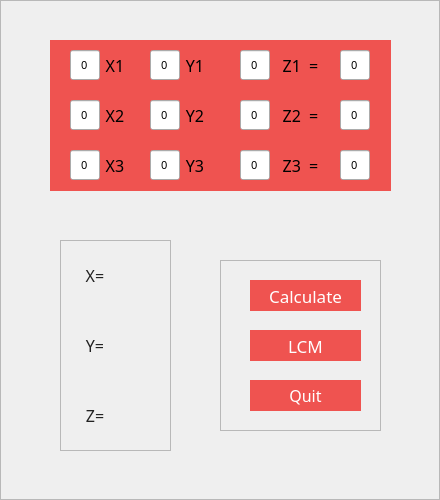
   <widget class="QFrame" name="mainframe">
    <property name="geometry">
     <rect>
      <x>40</x>
      <y>80</y>
      <width>440</width>
      <height>500</height>
     </rect>
    </property>
    <property name="font">
     <font>
      <family>Ebrima</family>
     </font>
    </property>
    <property name="styleSheet">
     <string notr="true">QFrame#mainframe{
background-color:#fff;
border-style:solid;
}</string>
    </property>
    <property name="frameShape">
     <enum>QFrame::StyledPanel</enum>
    </property>
    <property name="frameShadow">
     <enum>QFrame::Raised</enum>
    </property>
    <widget class="QFrame" name="resultframe">
     <property name="geometry">
      <rect>
       <x>60</x>
       <y>240</y>
       <width>111</width>
       <height>211</height>
      </rect>
     </property>
     <property name="font">
      <font>
       <family>Ebrima</family>
      </font>
     </property>
     <property name="frameShape">
      <enum>QFrame::StyledPanel</enum>
     </property>
     <property name="frameShadow">
      <enum>QFrame::Raised</enum>
     </property>
     <widget class="QLabel" name="x_r">
      <property name="geometry">
       <rect>
        <x>60</x>
        <y>20</y>
        <width>31</width>
        <height>31</height>
       </rect>
      </property>
      <property name="font">
       <font>
        <family>Ebrima</family>
       </font>
      </property>
      <property name="styleSheet">
       <string notr="true">QLabel{
background-color: transparent;
}</string>
      </property>
      <property name="text">
       <string/>
      </property>
     </widget>
     <widget class="QLabel" name="label_18">
      <property name="geometry">
       <rect>
        <x>20</x>
        <y>90</y>
        <width>30</width>
        <height>30</height>
       </rect>
      </property>
      <property name="sizePolicy">
       <sizepolicy hsizetype="Preferred" vsizetype="Preferred">
        <horstretch>0</horstretch>
        <verstretch>0</verstretch>
       </sizepolicy>
      </property>
      <property name="font">
       <font>
        <family>Ebrima</family>
        <pointsize>12</pointsize>
       </font>
      </property>
      <property name="styleSheet">
       <string notr="true">QLabel{
color:#222;
background-color: transparent;
}</string>
      </property>
      <property name="text">
       <string>Y=</string>
      </property>
      <property name="alignment">
       <set>Qt::AlignCenter</set>
      </property>
     </widget>
     <widget class="QLabel" name="z_r">
      <property name="geometry">
       <rect>
        <x>60</x>
        <y>160</y>
        <width>31</width>
        <height>31</height>
       </rect>
      </property>
      <property name="font">
       <font>
        <family>Ebrima</family>
       </font>
      </property>
      <property name="styleSheet">
       <string notr="true">QLabel{
background-color: transparent;
}</string>
      </property>
      <property name="text">
       <string/>
      </property>
     </widget>
     <widget class="QLabel" name="y_r">
      <property name="geometry">
       <rect>
        <x>60</x>
        <y>90</y>
        <width>31</width>
        <height>31</height>
       </rect>
      </property>
      <property name="font">
       <font>
        <family>Ebrima</family>
       </font>
      </property>
      <property name="styleSheet">
       <string notr="true">QLabel{
background-color: transparent;
}</string>
      </property>
      <property name="text">
       <string/>
      </property>
     </widget>
     <widget class="QLabel" name="label_16">
      <property name="geometry">
       <rect>
        <x>20</x>
        <y>160</y>
        <width>30</width>
        <height>30</height>
       </rect>
      </property>
      <property name="sizePolicy">
       <sizepolicy hsizetype="Preferred" vsizetype="Preferred">
        <horstretch>0</horstretch>
        <verstretch>0</verstretch>
       </sizepolicy>
      </property>
      <property name="font">
       <font>
        <family>Ebrima</family>
        <pointsize>12</pointsize>
       </font>
      </property>
      <property name="styleSheet">
       <string notr="true">QLabel{
color:#222;
background-color: transparent;
}</string>
      </property>
      <property name="text">
       <string>Z=</string>
      </property>
      <property name="alignment">
       <set>Qt::AlignCenter</set>
      </property>
     </widget>
     <widget class="QLabel" name="label_17">
      <property name="geometry">
       <rect>
        <x>20</x>
        <y>20</y>
        <width>30</width>
        <height>30</height>
       </rect>
      </property>
      <property name="sizePolicy">
       <sizepolicy hsizetype="Preferred" vsizetype="Preferred">
        <horstretch>0</horstretch>
        <verstretch>0</verstretch>
       </sizepolicy>
      </property>
      <property name="font">
       <font>
        <family>Ebrima</family>
        <pointsize>12</pointsize>
       </font>
      </property>
      <property name="styleSheet">
       <string notr="true">QLabel{
color:#222;
background-color: transparent;
}</string>
      </property>
      <property name="text">
       <string>X=</string>
      </property>
      <property name="alignment">
       <set>Qt::AlignCenter</set>
      </property>
     </widget>
    </widget>
    <widget class="QFrame" name="matrixframe">
     <property name="geometry">
      <rect>
       <x>50</x>
       <y>40</y>
       <width>341</width>
       <height>151</height>
      </rect>
     </property>
     <property name="font">
      <font>
       <family>Ebrima</family>
      </font>
     </property>
     <property name="frameShape">
      <enum>QFrame::StyledPanel</enum>
     </property>
     <property name="frameShadow">
      <enum>QFrame::Raised</enum>
     </property>
     <widget class="QFrame" name="eqframe_3">
      <property name="geometry">
       <rect>
        <x>0</x>
        <y>100</y>
        <width>341</width>
        <height>51</height>
       </rect>
      </property>
      <property name="sizePolicy">
       <sizepolicy hsizetype="Preferred" vsizetype="Preferred">
        <horstretch>0</horstretch>
        <verstretch>0</verstretch>
       </sizepolicy>
      </property>
      <property name="font">
       <font>
        <family>Ebrima</family>
        <pointsize>12</pointsize>
       </font>
      </property>
      <property name="styleSheet">
       <string notr="true">QFrame{
	background-color:#EF5350;
	border-style:none;
}</string>
      </property>
      <property name="frameShape">
       <enum>QFrame::StyledPanel</enum>
      </property>
      <property name="frameShadow">
       <enum>QFrame::Raised</enum>
      </property>
      <widget class="QLineEdit" name="z_3">
       <property name="geometry">
        <rect>
         <x>190</x>
         <y>10</y>
         <width>30</width>
         <height>30</height>
        </rect>
       </property>
       <property name="sizePolicy">
        <sizepolicy hsizetype="Preferred" vsizetype="Preferred">
         <horstretch>0</horstretch>
         <verstretch>0</verstretch>
        </sizepolicy>
       </property>
       <property name="font">
        <font>
         <family>Ebrima</family>
         <pointsize>8</pointsize>
        </font>
       </property>
       <property name="text">
        <string>0</string>
       </property>
       <property name="alignment">
        <set>Qt::AlignCenter</set>
       </property>
      </widget>
      <widget class="QLabel" name="label_9">
       <property name="geometry">
        <rect>
         <x>220</x>
         <y>10</y>
         <width>61</width>
         <height>30</height>
        </rect>
       </property>
       <property name="sizePolicy">
        <sizepolicy hsizetype="Preferred" vsizetype="Preferred">
         <horstretch>0</horstretch>
         <verstretch>0</verstretch>
        </sizepolicy>
       </property>
       <property name="font">
        <font>
         <family>Ebrima</family>
         <pointsize>12</pointsize>
        </font>
       </property>
       <property name="text">
        <string>Z3  =</string>
       </property>
       <property name="alignment">
        <set>Qt::AlignCenter</set>
       </property>
      </widget>
      <widget class="QLabel" name="label_12">
       <property name="geometry">
        <rect>
         <x>130</x>
         <y>10</y>
         <width>30</width>
         <height>30</height>
        </rect>
       </property>
       <property name="sizePolicy">
        <sizepolicy hsizetype="Preferred" vsizetype="Preferred">
         <horstretch>0</horstretch>
         <verstretch>0</verstretch>
        </sizepolicy>
       </property>
       <property name="font">
        <font>
         <family>Ebrima</family>
         <pointsize>12</pointsize>
        </font>
       </property>
       <property name="text">
        <string>Y3</string>
       </property>
       <property name="alignment">
        <set>Qt::AlignCenter</set>
       </property>
      </widget>
      <widget class="QLineEdit" name="y_3">
       <property name="geometry">
        <rect>
         <x>100</x>
         <y>10</y>
         <width>30</width>
         <height>30</height>
        </rect>
       </property>
       <property name="sizePolicy">
        <sizepolicy hsizetype="Preferred" vsizetype="Preferred">
         <horstretch>0</horstretch>
         <verstretch>0</verstretch>
        </sizepolicy>
       </property>
       <property name="font">
        <font>
         <family>Ebrima</family>
         <pointsize>8</pointsize>
        </font>
       </property>
       <property name="styleSheet">
        <string notr="true"/>
       </property>
       <property name="text">
        <string>0</string>
       </property>
       <property name="alignment">
        <set>Qt::AlignCenter</set>
       </property>
      </widget>
      <widget class="QLabel" name="label_15">
       <property name="geometry">
        <rect>
         <x>50</x>
         <y>10</y>
         <width>30</width>
         <height>30</height>
        </rect>
       </property>
       <property name="sizePolicy">
        <sizepolicy hsizetype="Preferred" vsizetype="Preferred">
         <horstretch>0</horstretch>
         <verstretch>0</verstretch>
        </sizepolicy>
       </property>
       <property name="font">
        <font>
         <family>Ebrima</family>
         <pointsize>12</pointsize>
        </font>
       </property>
       <property name="text">
        <string>X3</string>
       </property>
       <property name="alignment">
        <set>Qt::AlignCenter</set>
       </property>
      </widget>
      <widget class="QLineEdit" name="x_3">
       <property name="geometry">
        <rect>
         <x>20</x>
         <y>10</y>
         <width>30</width>
         <height>30</height>
        </rect>
       </property>
       <property name="sizePolicy">
        <sizepolicy hsizetype="Preferred" vsizetype="Preferred">
         <horstretch>0</horstretch>
         <verstretch>0</verstretch>
        </sizepolicy>
       </property>
       <property name="font">
        <font>
         <family>Ebrima</family>
         <pointsize>8</pointsize>
        </font>
       </property>
       <property name="text">
        <string>0</string>
       </property>
       <property name="alignment">
        <set>Qt::AlignCenter</set>
       </property>
      </widget>
      <widget class="QLineEdit" name="c_3">
       <property name="geometry">
        <rect>
         <x>290</x>
         <y>10</y>
         <width>30</width>
         <height>30</height>
        </rect>
       </property>
       <property name="sizePolicy">
        <sizepolicy hsizetype="Preferred" vsizetype="Preferred">
         <horstretch>0</horstretch>
         <verstretch>0</verstretch>
        </sizepolicy>
       </property>
       <property name="font">
        <font>
         <family>Ebrima</family>
         <pointsize>8</pointsize>
        </font>
       </property>
       <property name="text">
        <string>0</string>
       </property>
       <property name="alignment">
        <set>Qt::AlignCenter</set>
       </property>
      </widget>
     </widget>
     <widget class="QFrame" name="eqframe_1">
      <property name="geometry">
       <rect>
        <x>0</x>
        <y>0</y>
        <width>341</width>
        <height>51</height>
       </rect>
      </property>
      <property name="sizePolicy">
       <sizepolicy hsizetype="Preferred" vsizetype="Preferred">
        <horstretch>0</horstretch>
        <verstretch>0</verstretch>
       </sizepolicy>
      </property>
      <property name="font">
       <font>
        <family>Ebrima</family>
        <pointsize>12</pointsize>
       </font>
      </property>
      <property name="styleSheet">
       <string notr="true">QFrame{
	background-color:#EF5350;
	border-style:none;
}</string>
      </property>
      <property name="frameShape">
       <enum>QFrame::StyledPanel</enum>
      </property>
      <property name="frameShadow">
       <enum>QFrame::Raised</enum>
      </property>
      <widget class="QLineEdit" name="z_1">
       <property name="geometry">
        <rect>
         <x>190</x>
         <y>10</y>
         <width>30</width>
         <height>30</height>
        </rect>
       </property>
       <property name="sizePolicy">
        <sizepolicy hsizetype="Preferred" vsizetype="Preferred">
         <horstretch>0</horstretch>
         <verstretch>0</verstretch>
        </sizepolicy>
       </property>
       <property name="font">
        <font>
         <family>Ebrima</family>
         <pointsize>8</pointsize>
        </font>
       </property>
       <property name="text">
        <string>0</string>
       </property>
       <property name="alignment">
        <set>Qt::AlignCenter</set>
       </property>
      </widget>
      <widget class="QLabel" name="label_11">
       <property name="geometry">
        <rect>
         <x>220</x>
         <y>10</y>
         <width>61</width>
         <height>30</height>
        </rect>
       </property>
       <property name="sizePolicy">
        <sizepolicy hsizetype="Preferred" vsizetype="Preferred">
         <horstretch>0</horstretch>
         <verstretch>0</verstretch>
        </sizepolicy>
       </property>
       <property name="font">
        <font>
         <family>Ebrima</family>
         <pointsize>12</pointsize>
        </font>
       </property>
       <property name="text">
        <string>Z1  =</string>
       </property>
       <property name="alignment">
        <set>Qt::AlignCenter</set>
       </property>
      </widget>
      <widget class="QLabel" name="label_14">
       <property name="geometry">
        <rect>
         <x>130</x>
         <y>10</y>
         <width>30</width>
         <height>30</height>
        </rect>
       </property>
       <property name="sizePolicy">
        <sizepolicy hsizetype="Preferred" vsizetype="Preferred">
         <horstretch>0</horstretch>
         <verstretch>0</verstretch>
        </sizepolicy>
       </property>
       <property name="font">
        <font>
         <family>Ebrima</family>
         <pointsize>12</pointsize>
        </font>
       </property>
       <property name="text">
        <string>Y1</string>
       </property>
       <property name="alignment">
        <set>Qt::AlignCenter</set>
       </property>
      </widget>
      <widget class="QLineEdit" name="y_1">
       <property name="geometry">
        <rect>
         <x>100</x>
         <y>10</y>
         <width>30</width>
         <height>30</height>
        </rect>
       </property>
       <property name="sizePolicy">
        <sizepolicy hsizetype="Preferred" vsizetype="Preferred">
         <horstretch>0</horstretch>
         <verstretch>0</verstretch>
        </sizepolicy>
       </property>
       <property name="font">
        <font>
         <family>Ebrima</family>
         <pointsize>8</pointsize>
        </font>
       </property>
       <property name="text">
        <string>0</string>
       </property>
       <property name="alignment">
        <set>Qt::AlignCenter</set>
       </property>
      </widget>
      <widget class="QLabel" name="label_23">
       <property name="geometry">
        <rect>
         <x>50</x>
         <y>10</y>
         <width>30</width>
         <height>30</height>
        </rect>
       </property>
       <property name="sizePolicy">
        <sizepolicy hsizetype="Preferred" vsizetype="Preferred">
         <horstretch>0</horstretch>
         <verstretch>0</verstretch>
        </sizepolicy>
       </property>
       <property name="font">
        <font>
         <family>Ebrima</family>
         <pointsize>12</pointsize>
        </font>
       </property>
       <property name="text">
        <string>X1</string>
       </property>
       <property name="alignment">
        <set>Qt::AlignCenter</set>
       </property>
      </widget>
      <widget class="QLineEdit" name="x_1">
       <property name="geometry">
        <rect>
         <x>20</x>
         <y>10</y>
         <width>30</width>
         <height>30</height>
        </rect>
       </property>
       <property name="sizePolicy">
        <sizepolicy hsizetype="Preferred" vsizetype="Preferred">
         <horstretch>0</horstretch>
         <verstretch>0</verstretch>
        </sizepolicy>
       </property>
       <property name="font">
        <font>
         <family>Ebrima</family>
         <pointsize>8</pointsize>
        </font>
       </property>
       <property name="text">
        <string>0</string>
       </property>
       <property name="alignment">
        <set>Qt::AlignCenter</set>
       </property>
      </widget>
      <widget class="QLineEdit" name="c_1">
       <property name="geometry">
        <rect>
         <x>290</x>
         <y>10</y>
         <width>30</width>
         <height>30</height>
        </rect>
       </property>
       <property name="sizePolicy">
        <sizepolicy hsizetype="Preferred" vsizetype="Preferred">
         <horstretch>0</horstretch>
         <verstretch>0</verstretch>
        </sizepolicy>
       </property>
       <property name="font">
        <font>
         <family>Ebrima</family>
         <pointsize>8</pointsize>
        </font>
       </property>
       <property name="text">
        <string>0</string>
       </property>
       <property name="alignment">
        <set>Qt::AlignCenter</set>
       </property>
      </widget>
     </widget>
     <widget class="QFrame" name="eqframe_2">
      <property name="geometry">
       <rect>
        <x>0</x>
        <y>50</y>
        <width>341</width>
        <height>51</height>
       </rect>
      </property>
      <property name="sizePolicy">
       <sizepolicy hsizetype="Preferred" vsizetype="Preferred">
        <horstretch>0</horstretch>
        <verstretch>0</verstretch>
       </sizepolicy>
      </property>
      <property name="font">
       <font>
        <family>Ebrima</family>
        <pointsize>12</pointsize>
       </font>
      </property>
      <property name="styleSheet">
       <string notr="true">QFrame{
	background-color:#EF5350;
	border-style:none;
}</string>
      </property>
      <property name="frameShape">
       <enum>QFrame::StyledPanel</enum>
      </property>
      <property name="frameShadow">
       <enum>QFrame::Raised</enum>
      </property>
      <widget class="QLineEdit" name="z_2">
       <property name="geometry">
        <rect>
         <x>190</x>
         <y>10</y>
         <width>30</width>
         <height>30</height>
        </rect>
       </property>
       <property name="sizePolicy">
        <sizepolicy hsizetype="Preferred" vsizetype="Preferred">
         <horstretch>0</horstretch>
         <verstretch>0</verstretch>
        </sizepolicy>
       </property>
       <property name="font">
        <font>
         <family>Ebrima</family>
         <pointsize>8</pointsize>
        </font>
       </property>
       <property name="focusPolicy">
        <enum>Qt::StrongFocus</enum>
       </property>
       <property name="text">
        <string>0</string>
       </property>
       <property name="alignment">
        <set>Qt::AlignCenter</set>
       </property>
      </widget>
      <widget class="QLabel" name="label_27">
       <property name="geometry">
        <rect>
         <x>220</x>
         <y>10</y>
         <width>61</width>
         <height>30</height>
        </rect>
       </property>
       <property name="sizePolicy">
        <sizepolicy hsizetype="Preferred" vsizetype="Preferred">
         <horstretch>0</horstretch>
         <verstretch>0</verstretch>
        </sizepolicy>
       </property>
       <property name="font">
        <font>
         <family>Ebrima</family>
         <pointsize>12</pointsize>
        </font>
       </property>
       <property name="text">
        <string>Z2  =</string>
       </property>
       <property name="alignment">
        <set>Qt::AlignCenter</set>
       </property>
      </widget>
      <widget class="QLabel" name="label_28">
       <property name="geometry">
        <rect>
         <x>130</x>
         <y>10</y>
         <width>30</width>
         <height>30</height>
        </rect>
       </property>
       <property name="sizePolicy">
        <sizepolicy hsizetype="Preferred" vsizetype="Preferred">
         <horstretch>0</horstretch>
         <verstretch>0</verstretch>
        </sizepolicy>
       </property>
       <property name="font">
        <font>
         <family>Ebrima</family>
         <pointsize>12</pointsize>
        </font>
       </property>
       <property name="text">
        <string>Y2</string>
       </property>
       <property name="alignment">
        <set>Qt::AlignCenter</set>
       </property>
      </widget>
      <widget class="QLineEdit" name="y_2">
       <property name="geometry">
        <rect>
         <x>100</x>
         <y>10</y>
         <width>30</width>
         <height>30</height>
        </rect>
       </property>
       <property name="sizePolicy">
        <sizepolicy hsizetype="Preferred" vsizetype="Preferred">
         <horstretch>0</horstretch>
         <verstretch>0</verstretch>
        </sizepolicy>
       </property>
       <property name="font">
        <font>
         <family>Ebrima</family>
         <pointsize>8</pointsize>
        </font>
       </property>
       <property name="text">
        <string>0</string>
       </property>
       <property name="alignment">
        <set>Qt::AlignCenter</set>
       </property>
      </widget>
      <widget class="QLabel" name="label_29">
       <property name="geometry">
        <rect>
         <x>50</x>
         <y>10</y>
         <width>30</width>
         <height>30</height>
        </rect>
       </property>
       <property name="sizePolicy">
        <sizepolicy hsizetype="Preferred" vsizetype="Preferred">
         <horstretch>0</horstretch>
         <verstretch>0</verstretch>
        </sizepolicy>
       </property>
       <property name="font">
        <font>
         <family>Ebrima</family>
         <pointsize>12</pointsize>
        </font>
       </property>
       <property name="text">
        <string>X2</string>
       </property>
       <property name="alignment">
        <set>Qt::AlignCenter</set>
       </property>
      </widget>
      <widget class="QLineEdit" name="x_2">
       <property name="geometry">
        <rect>
         <x>20</x>
         <y>10</y>
         <width>30</width>
         <height>30</height>
        </rect>
       </property>
       <property name="sizePolicy">
        <sizepolicy hsizetype="Preferred" vsizetype="Preferred">
         <horstretch>0</horstretch>
         <verstretch>0</verstretch>
        </sizepolicy>
       </property>
       <property name="font">
        <font>
         <family>Ebrima</family>
         <pointsize>8</pointsize>
        </font>
       </property>
       <property name="text">
        <string>0</string>
       </property>
       <property name="alignment">
        <set>Qt::AlignCenter</set>
       </property>
      </widget>
      <widget class="QWidget" name="horizontalLayoutWidget">
       <property name="geometry">
        <rect>
         <x>350</x>
         <y>60</y>
         <width>160</width>
         <height>80</height>
        </rect>
       </property>
       <property name="font">
        <font>
         <family>Ebrima</family>
        </font>
       </property>
       <layout class="QHBoxLayout" name="horizontalLayout"/>
      </widget>
      <widget class="QLineEdit" name="c_2">
       <property name="geometry">
        <rect>
         <x>290</x>
         <y>10</y>
         <width>30</width>
         <height>30</height>
        </rect>
       </property>
       <property name="sizePolicy">
        <sizepolicy hsizetype="Preferred" vsizetype="Preferred">
         <horstretch>0</horstretch>
         <verstretch>0</verstretch>
        </sizepolicy>
       </property>
       <property name="font">
        <font>
         <family>Ebrima</family>
         <pointsize>8</pointsize>
        </font>
       </property>
       <property name="focusPolicy">
        <enum>Qt::StrongFocus</enum>
       </property>
       <property name="text">
        <string>0</string>
       </property>
       <property name="alignment">
        <set>Qt::AlignCenter</set>
       </property>
      </widget>
     </widget>
    </widget>
    <widget class="QFrame" name="btnframe">
     <property name="geometry">
      <rect>
       <x>220</x>
       <y>260</y>
       <width>161</width>
       <height>171</height>
      </rect>
     </property>
     <property name="font">
      <font>
       <family>Ebrima</family>
      </font>
     </property>
     <property name="frameShape">
      <enum>QFrame::StyledPanel</enum>
     </property>
     <property name="frameShadow">
      <enum>QFrame::Raised</enum>
     </property>
     <widget class="QPushButton" name="quit">
      <property name="geometry">
       <rect>
        <x>30</x>
        <y>120</y>
        <width>111</width>
        <height>31</height>
       </rect>
      </property>
      <property name="font">
       <font>
        <family>Ebrima</family>
        <pointsize>12</pointsize>
        <weight>50</weight>
        <bold>false</bold>
       </font>
      </property>
      <property name="styleSheet">
       <string notr="true">QPushButton{
background-color:#EF5350;
color: #fff;
border-style: solid ;
border-color: #777777;
}</string>
      </property>
      <property name="text">
       <string>Quit</string>
      </property>
      <property name="flat">
       <bool>true</bool>
      </property>
     </widget>
     <widget class="QPushButton" name="calculate">
      <property name="geometry">
       <rect>
        <x>30</x>
        <y>20</y>
        <width>111</width>
        <height>31</height>
       </rect>
      </property>
      <property name="font">
       <font>
        <family>Ebrima</family>
        <pointsize>13</pointsize>
        <weight>50</weight>
        <bold>false</bold>
       </font>
      </property>
      <property name="styleSheet">
       <string notr="true">QPushButton{
background-color:#EF5350;
border-style:none;
color:#fff;
}</string>
      </property>
      <property name="text">
       <string>Calculate</string>
      </property>
      <property name="autoDefault">
       <bool>false</bool>
      </property>
      <property name="default">
       <bool>false</bool>
      </property>
      <property name="flat">
       <bool>true</bool>
      </property>
     </widget>
     <widget class="QPushButton" name="lcm">
      <property name="geometry">
       <rect>
        <x>30</x>
        <y>70</y>
        <width>111</width>
        <height>31</height>
       </rect>
      </property>
      <property name="font">
       <font>
        <family>Ebrima</family>
        <pointsize>13</pointsize>
        <weight>50</weight>
        <bold>false</bold>
       </font>
      </property>
      <property name="styleSheet">
       <string notr="true">QPushButton{
background-color:#EF5350;
border-style:none;
color:#fff;
}</string>
      </property>
      <property name="text">
       <string>LCM</string>
      </property>
      <property name="autoDefault">
       <bool>false</bool>
      </property>
      <property name="default">
       <bool>false</bool>
      </property>
      <property name="flat">
       <bool>true</bool>
      </property>
     </widget>
    </widget>
    <zorder>resultframe</zorder>
    <zorder>btnframe</zorder>
    <zorder>matrixframe</zorder>
   </widget>
